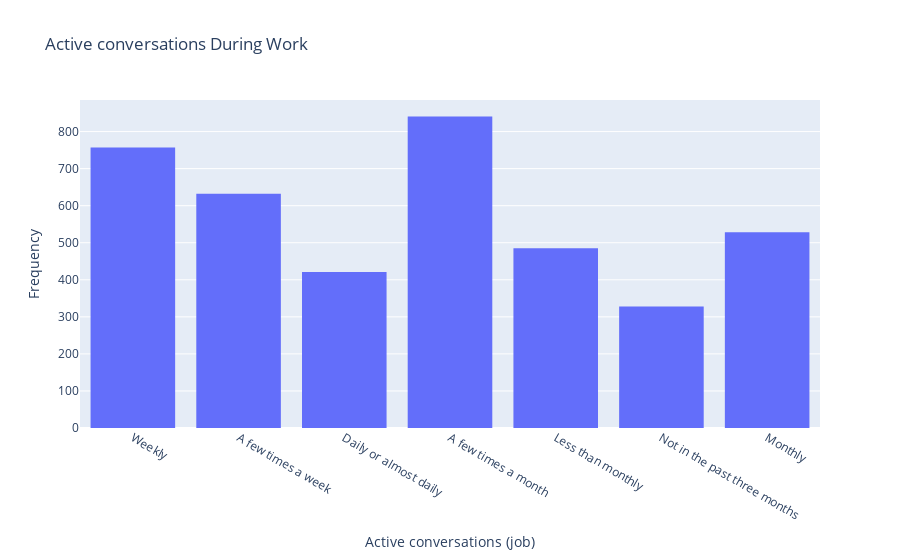

The notebook cell saved with this chart:
### Code cell
# Assuming 'data_cleaned' is your DataFrame and the column exists
fig = px.histogram(data_cleaned_copy, x='CONNECTION_activities_talked_job_p3m', nbins=10, title='Active conversations During Work')

# Update axis labels
fig.update_layout(xaxis_title='Active conversations (job)', yaxis_title='Frequency')

# Show the plot
fig.show()

#these are all not updated, i goofed
#these are all not updated, i goofed
#these are all not updated, i goofed
#these are all not updated, i goofed

### Figure 1 — Plotly figure (JSON) as saved in the notebook; plotly's stock layout.template omitted (floating-point values rounded to 4 significant figures; data arrays with more than 128 entries replaced by an {"elided": "..."} marker saying what was removed)
{"data": [{"alignmentgroup": "True", "bingroup": "x", "hovertemplate": "CONNECTION_activities_talked_job_p3m=%{x}<br>count=%{y}<extra></extra>", "legendgroup": "", "marker": {"color": "#636efa", "pattern": {"shape": ""}}, "name": "", "nbinsx": 10, "offsetgroup": "", "orientation": "v", "showlegend": false, "type": "histogram", "x": {"elided": "9599 str values"}, "xaxis": "x", "yaxis": "y"}], "layout": {"autosize": true, "barmode": "relative", "legend": {"tracegroupgap": 0}, "title": {"text": "Active conversations During Work"}, "xaxis": {"anchor": "y", "autorange": true, "domain": [0, 1], "range": [-0.5, 6.5], "title": {"text": "Active conversations (job)"}, "type": "category"}, "yaxis": {"anchor": "x", "autorange": true, "domain": [0, 1], "range": [0, 885.3], "title": {"text": "Frequency"}}}}
